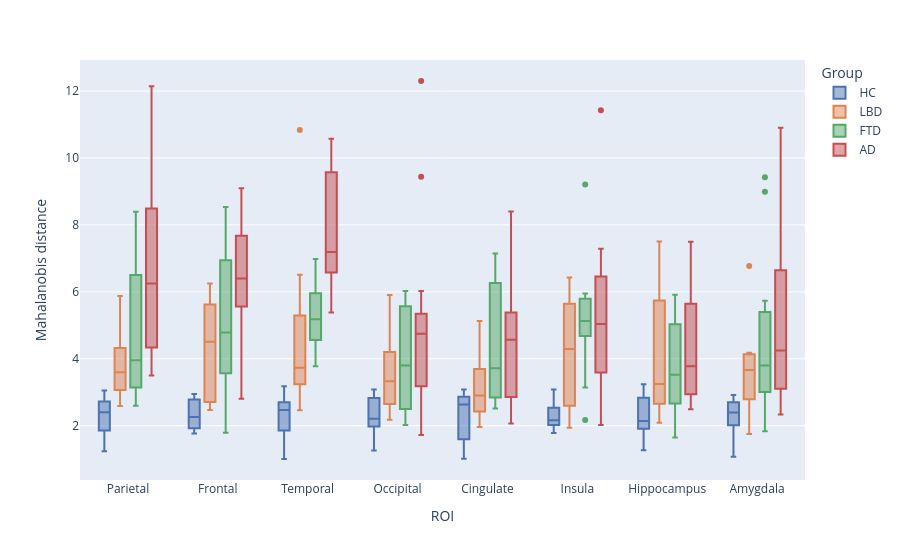

The code cell stored with this chart in its notebook:
### Code cell
#| label: notebook_fig_brainRois_MhD_boxplots
fig = px.box(
    df_brain_grouped_mahallanobis,
    x='structure',
    y='mahalanobis_distance',
    color='group',
    category_orders={
        'structure': structure_order,
        'group': group_order,
    },
    color_discrete_map=group_colors,
    labels={
        'structure': 'ROI',
        'mahalanobis_distance': 'Mahalanobis distance',
        'group': 'Group'
    },
)

# fig.update_layout(
#     width=2000,
#     height=600,
    
#     legend=dict(
#         orientation='v',
#         yanchor='middle', y=0.5,
#         xanchor='left', x=1.02,
#     ),
#     boxmode='group',
# )

fig

### Figure 1 — Plotly figure (JSON) as saved in the notebook; plotly's stock layout.template omitted (floating-point values rounded to 4 significant figures)
{"data": [{"alignmentgroup": "True", "hovertemplate": "Group=HC<br>ROI=%{x}<br>Mahalanobis distance=%{y}<extra></extra>", "legendgroup": "HC", "marker": {"color": "#4C72B0"}, "name": "HC", "notched": false, "offsetgroup": "HC", "orientation": "v", "showlegend": true, "type": "box", "x": ["Parietal", "Parietal", "Parietal", "Parietal", "Parietal", "Parietal", "Parietal", "Parietal", "Parietal", "Parietal", "Parietal", "Parietal", "Parietal", "Frontal", "Frontal", "Frontal", "Frontal", "Frontal", "Frontal", "Frontal", "Frontal", "Frontal", "Frontal", "Frontal", "Frontal", "Frontal", "Temporal", "Temporal", "Temporal", "Temporal", "Temporal", "Temporal", "Temporal", "Temporal", "Temporal", "Temporal", "Temporal", "Temporal", "Temporal", "Occipital", "Occipital", "Occipital", "Occipital", "Occipital", "Occipital", "Occipital", "Occipital", "Occipital", "Occipital", "Occipital", "Occipital", "Occipital", "Cingulate", "Cingulate", "Cingulate", "Cingulate", "Cingulate", "Cingulate", "Cingulate", "Cingulate", "Cingulate", "Cingulate", "Cingulate", "Cingulate", "Cingulate", "Insula", "Insula", "Insula", "Insula", "Insula", "Insula", "Insula", "Insula", "Insula", "Insula", "Insula", "Insula", "Insula", "Hippocampus", "Hippocampus", "Hippocampus", "Hippocampus", "Hippocampus", "Hippocampus", "Hippocampus", "Hippocampus", "Hippocampus", "Hippocampus", "Hippocampus", "Hippocampus", "Hippocampus", "Amygdala", "Amygdala", "Amygdala", "Amygdala", "Amygdala", "Amygdala", "Amygdala", "Amygdala", "Amygdala", "Amygdala", "Amygdala", "Amygdala", "Amygdala"], "x0": " ", "xaxis": "x", "y": [1.881, 3.049, 1.792, 2.523, 2.72, 2.082, 1.751, 2.406, 1.234, 2.597, 2.342, 2.744, 2.778, 1.767, 2.95, 1.8, 2.331, 2.784, 2.793, 2.263, 2.239, 1.855, 1.951, 1.989, 2.475, 2.913, 1.24, 2.575, 1.006, 2.534, 2.597, 1.745, 1.896, 1.914, 2.219, 3.01, 2.472, 3.022, 3.182, 2.123, 2.793, 1.57, 2.927, 3.086, 1.722, 2.369, 2.065, 1.259, 2.525, 2.193, 2.938, 2.211, 1.017, 2.657, 1.573, 2.85, 2.905, 1.604, 1.02, 2.323, 2.636, 1.701, 2.659, 3.077, 3.079, 1.782, 2.049, 2.132, 2.373, 2.815, 2.048, 2.445, 2.333, 2.161, 3.045, 1.943, 3.085, 1.918, 1.533, 2.913, 2.535, 3.241, 2.131, 1.968, 1.269, 2.145, 2.34, 3.022, 1.938, 2.809, 1.832, 1.788, 2.429, 2.703, 2.907, 2.026, 1.07, 2.204, 2.392, 1.988, 2.916, 2.233, 2.711, 2.555], "y0": " ", "yaxis": "y"}, {"alignmentgroup": "True", "hovertemplate": "Group=LBD<br>ROI=%{x}<br>Mahalanobis distance=%{y}<extra></extra>", "legendgroup": "LBD", "marker": {"color": "#DD8452"}, "name": "LBD", "notched": false, "offsetgroup": "LBD", "orientation": "v", "showlegend": true, "type": "box", "x": ["Parietal", "Parietal", "Parietal", "Parietal", "Parietal", "Parietal", "Parietal", "Parietal", "Parietal", "Parietal", "Frontal", "Frontal", "Frontal", "Frontal", "Frontal", "Frontal", "Frontal", "Frontal", "Frontal", "Frontal", "Temporal", "Temporal", "Temporal", "Temporal", "Temporal", "Temporal", "Temporal", "Temporal", "Temporal", "Temporal", "Occipital", "Occipital", "Occipital", "Occipital", "Occipital", "Occipital", "Occipital", "Occipital", "Occipital", "Occipital", "Cingulate", "Cingulate", "Cingulate", "Cingulate", "Cingulate", "Cingulate", "Cingulate", "Cingulate", "Cingulate", "Cingulate", "Insula", "Insula", "Insula", "Insula", "Insula", "Insula", "Insula", "Insula", "Insula", "Insula", "Hippocampus", "Hippocampus", "Hippocampus", "Hippocampus", "Hippocampus", "Hippocampus", "Hippocampus", "Hippocampus", "Hippocampus", "Hippocampus", "Amygdala", "Amygdala", "Amygdala", "Amygdala", "Amygdala", "Amygdala", "Amygdala", "Amygdala", "Amygdala", "Amygdala"], "x0": " ", "xaxis": "x", "y": [2.587, NaN, 3.967, 5.879, 3.188, 4.594, 3.595, 3.074, 4.229, 3.053, 4.511, NaN, 2.774, 6.254, 2.469, 3.849, 6.095, 4.635, 5.463, 2.52, 3.912, NaN, 3.272, 10.84, 4.884, 3.141, 3.733, 3.445, 6.512, 2.465, 2.551, NaN, 3.608, 5.072, 3.33, 5.909, 2.684, 3.318, 3.914, 2.176, 2.055, NaN, 2.551, 4.915, 2.905, 5.128, 3.209, 1.962, 3.286, 2.867, 2.476, NaN, 4.295, 5.189, 5.894, 6.431, 2.786, 2.637, 5.563, 1.942, 3.992, NaN, 2.265, 7.505, 2.783, 7.144, 5.279, 2.85, 3.246, 2.09, 4.058, NaN, 3.668, 6.775, 3.012, 4.123, 1.754, 4.18, 2.115, 3.129], "y0": " ", "yaxis": "y"}, {"alignmentgroup": "True", "hovertemplate": "Group=FTD<br>ROI=%{x}<br>Mahalanobis distance=%{y}<extra></extra>", "legendgroup": "FTD", "marker": {"color": "#55A868"}, "name": "FTD", "notched": false, "offsetgroup": "FTD", "orientation": "v", "showlegend": true, "type": "box", "x": ["Parietal", "Parietal", "Parietal", "Parietal", "Parietal", "Parietal", "Parietal", "Parietal", "Parietal", "Parietal", "Parietal", "Parietal", "Parietal", "Frontal", "Frontal", "Frontal", "Frontal", "Frontal", "Frontal", "Frontal", "Frontal", "Frontal", "Frontal", "Frontal", "Frontal", "Frontal", "Temporal", "Temporal", "Temporal", "Temporal", "Temporal", "Temporal", "Temporal", "Temporal", "Temporal", "Temporal", "Temporal", "Temporal", "Temporal", "Occipital", "Occipital", "Occipital", "Occipital", "Occipital", "Occipital", "Occipital", "Occipital", "Occipital", "Occipital", "Occipital", "Occipital", "Occipital", "Cingulate", "Cingulate", "Cingulate", "Cingulate", "Cingulate", "Cingulate", "Cingulate", "Cingulate", "Cingulate", "Cingulate", "Cingulate", "Cingulate", "Cingulate", "Insula", "Insula", "Insula", "Insula", "Insula", "Insula", "Insula", "Insula", "Insula", "Insula", "Insula", "Insula", "Insula", "Hippocampus", "Hippocampus", "Hippocampus", "Hippocampus", "Hippocampus", "Hippocampus", "Hippocampus", "Hippocampus", "Hippocampus", "Hippocampus", "Hippocampus", "Hippocampus", "Hippocampus", "Amygdala", "Amygdala", "Amygdala", "Amygdala", "Amygdala", "Amygdala", "Amygdala", "Amygdala", "Amygdala", "Amygdala", "Amygdala", "Amygdala", "Amygdala"], "x0": " ", "xaxis": "x", "y": [7.617, 7.837, 4.263, 3.342, 2.599, NaN, 5.384, 8.397, 5.139, 3.053, 3.657, 3.101, 3.176, 7.305, 8.537, 4.922, 1.793, 3.143, NaN, 8.062, 3.998, 6.586, 4.647, 5.753, 3.108, 4.561, 5.201, 6.985, 5.998, 5.163, 3.929, NaN, 5.672, 4.286, 4.839, 3.779, 4.965, 5.923, 5.992, 6.024, 5.412, 5.795, 3.788, 3.813, NaN, 5.731, 5.016, 2.456, 2.022, 2.429, 3.162, 2.548, 7.148, 4.466, 3.55, 2.73, 3.881, NaN, 6.42, 6.984, 6.108, 2.654, 2.964, 2.515, 3.203, 5.643, 5.255, 4.724, 2.168, 5.905, NaN, 5.689, 9.206, 5.002, 4.916, 3.14, 4.634, 5.951, 5.837, 4.342, 3.339, 3.705, 2.505, NaN, 5.912, 4.809, 5.25, 2.823, 1.651, 3.182, 2.029, 5.733, 8.993, 5.065, 3.816, 3.79, NaN, 4.564, 2.768, 9.422, 3.353, 2.659, 3.247, 1.832], "y0": " ", "yaxis": "y"}, {"alignmentgroup": "True", "hovertemplate": "Group=AD<br>ROI=%{x}<br>Mahalanobis distance=%{y}<extra></extra>", "legendgroup": "AD", "marker": {"color": "#C44E52"}, "name": "AD", "notched": false, "offsetgroup": "AD", "orientation": "v", "showlegend": true, "type": "box", "x": ["Parietal", "Parietal", "Parietal", "Parietal", "Parietal", "Parietal", "Parietal", "Parietal", "Parietal", "Parietal", "Parietal", "Parietal", "Parietal", "Parietal", "Frontal", "Frontal", "Frontal", "Frontal", "Frontal", "Frontal", "Frontal", "Frontal", "Frontal", "Frontal", "Frontal", "Frontal", "Frontal", "Frontal", "Temporal", "Temporal", "Temporal", "Temporal", "Temporal", "Temporal", "Temporal", "Temporal", "Temporal", "Temporal", "Temporal", "Temporal", "Temporal", "Temporal", "Occipital", "Occipital", "Occipital", "Occipital", "Occipital", "Occipital", "Occipital", "Occipital", "Occipital", "Occipital", "Occipital", "Occipital", "Occipital", "Occipital", "Cingulate", "Cingulate", "Cingulate", "Cingulate", "Cingulate", "Cingulate", "Cingulate", "Cingulate", "Cingulate", "Cingulate", "Cingulate", "Cingulate", "Cingulate", "Cingulate", "Insula", "Insula", "Insula", "Insula", "Insula", "Insula", "Insula", "Insula", "Insula", "Insula", "Insula", "Insula", "Insula", "Insula", "Hippocampus", "Hippocampus", "Hippocampus", "Hippocampus", "Hippocampus", "Hippocampus", "Hippocampus", "Hippocampus", "Hippocampus", "Hippocampus", "Hippocampus", "Hippocampus", "Hippocampus", "Hippocampus", "Amygdala", "Amygdala", "Amygdala", "Amygdala", "Amygdala", "Amygdala", "Amygdala", "Amygdala", "Amygdala", "Amygdala", "Amygdala", "Amygdala", "Amygdala", "Amygdala"], "x0": " ", "xaxis": "x", "y": [9.212, NaN, 5.826, 6.253, 4.533, 8.255, 3.846, 9.238, 6.979, 12.14, 3.502, 4.15, 4.395, 7.577, 9.097, NaN, 5.349, 7.497, 7.435, 8.227, 6.462, 6.198, 6.131, 6.398, 5.633, 5.247, 2.805, 8.315, 10.58, NaN, 7.193, 6.666, 5.934, 9.889, 8.19, 5.387, 6.78, 9.552, 6.432, 6.632, 9.635, 8.467, 5.083, NaN, 5.004, 1.723, 4.75, 9.44, 3.249, 4.209, 3.187, 12.3, 3.143, 5.124, 1.869, 6.024, 4.468, NaN, 2.61, 2.942, 6.26, 8.399, 4.273, 5.173, 4.971, 4.568, 2.402, 5.127, 2.063, 6.021, 5.038, NaN, 5.403, 2.026, 7.289, 4.059, 6.296, 3.297, 3.33, 5.352, 3.679, 11.43, 3.691, 6.953, 3.15, NaN, 5.964, 2.74, 5.515, 6.258, 5.541, 3.212, 3.776, 3.006, 2.494, 7.498, 2.556, 4.916, 2.492, NaN, 6.546, 4.247, 6.955, 9.908, 6.205, 2.497, 2.334, 3.526, 4.072, 10.91, 3.308, 5.917], "y0": " ", "yaxis": "y"}], "layout": {"boxmode": "group", "legend": {"title": {"text": "Group"}, "tracegroupgap": 0}, "margin": {"t": 60}, "xaxis": {"anchor": "y", "categoryarray": ["Parietal", "Frontal", "Temporal", "Occipital", "Cingulate", "Insula", "Hippocampus", "Amygdala"], "categoryorder": "array", "domain": [0.0, 1.0], "title": {"text": "ROI"}}, "yaxis": {"anchor": "x", "domain": [0.0, 1.0], "title": {"text": "Mahalanobis distance"}}}}
